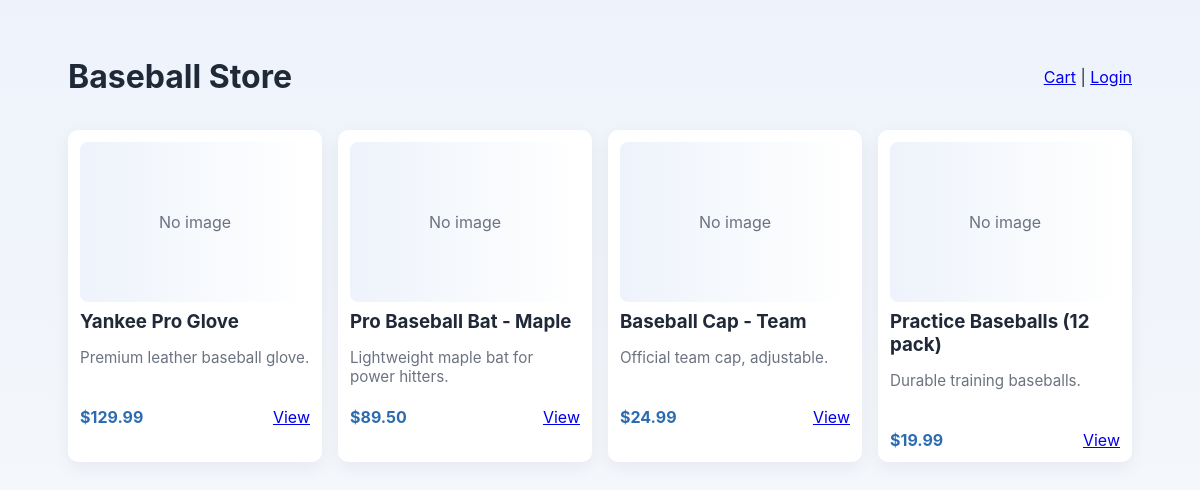
The page /store.php on the database its author committed.
### tables this page shows
CREATE TABLE IF NOT EXISTS `products` (
  `id` INT NOT NULL AUTO_INCREMENT,
  `name` VARCHAR(191) NOT NULL,
  `description` TEXT,
  `price` DECIMAL(10,2) NOT NULL DEFAULT 0.00,
  `stock` INT NOT NULL DEFAULT 0,
  `image_url` VARCHAR(512) DEFAULT NULL,
  `created_at` TIMESTAMP DEFAULT CURRENT_TIMESTAMP,
  PRIMARY KEY (`id`)
);

### store.php (the view, shortened to what this page needs)
<?php
include 'db_connect.php';
$res = $conn->query("SELECT id, name, description, price, stock, image_url FROM products ORDER BY created_at DESC");
?>
<!doctype html>
<html lang="en">
<head>
  <link rel="stylesheet" href="assets/css/style.css">
</head>
<body>
  <div class="hero">
    <header style="display:flex;justify-content:space-between;align-items:center;margin-bottom:12px">
      <h1>Baseball Store</h1>
      <div>
        <a href="cart.php">Cart</a>
        <?php if(isset($_SESSION['username'])): ?>
          | <a href="dashboard.php">Account</a>
        <?php else: ?>
          | <a href="login.html">Login</a>
        <?php endif; ?>
      </div>
    </header>
    <div class="product-grid">
      <?php while($row = $res->fetch_assoc()): ?>
        <div class="card product-card">
          <?php if(!empty($row['image_url'])): ?>
            <img src="<?= htmlspecialchars($row['image_url']) ?>" alt="<?= htmlspecialchars($row['name']) ?>">
          <?php else: ?>
            <div style="width:100%;height:160px;border-radius:8px;background:linear-gradient(90deg,#eef3fb,#fff);display:flex;align-items:center;justify-content:center;color:var(--muted)">No image</div>
          <?php endif; ?>
          <h3><?= htmlspecialchars($row['name']) ?></h3>
          <p style="color:var(--muted);font-size:0.95rem;min-height:44px"><?= htmlspecialchars(substr($row['description'],0,120)) ?></p>
          <div style="display:flex;justify-content:space-between;align-items:center;margin-top:8px">
            <div class="price">$<?= number_format($row['price'],2) ?></div>
            <a href="product.php?id=<?= $row['id'] ?>" class="btn">View</a>
          </div>
        </div>
      <?php endwhile; ?>
    </div>
  </div>
</body>
</html>

### assets/css/style.css (style rules this page uses)
:root { --bg:#f4f7fb; --card:#ffffff; --accent:#2b6cb0; --muted:#6b7280; }
* { box-sizing:border-box }
body { margin:0; font-family:Inter, system-ui, -apple-system, 'Segoe UI', Roboto, 'Helvetica Neue', Arial; background: linear-gradient(180deg, #eef3fb 0%, var(--bg) 100%); color:#1f2937; }
.card { background:var(--card);border-radius:10px;padding:18px;box-shadow:0 6px 18px rgba(16,24,40,0.06); }
.product-grid { display:grid;grid-template-columns:repeat(auto-fill,minmax(240px,1fr));gap:16px }
.product-card { padding:12px }
.product-card h3 { margin:8px 0 }
.price { font-weight:700;color:var(--accent) }

### store.php (style rules this page uses)
.hero { max-width:1100px;margin:18px auto;padding:18px }
.product-grid { display:grid;grid-template-columns:repeat(auto-fit,minmax(220px,1fr));gap:16px }
.product-card .price { font-weight:700;color:var(--accent) }

### rows shown on the page
products: image_url "No image", name "Yankee Pro Glove", description "Premium leather baseball glove.", price "129.99"
products: image_url "No image", name "Pro Baseball Bat - Maple", description "Lightweight maple bat for power hitters.", price "89.50"
products: image_url "No image", name "Baseball Cap - Team", description "Official team cap, adjustable.", price "24.99"
products: image_url "No image", name "Practice Baseballs (12 pack)", description "Durable training baseballs.", price "19.99"
